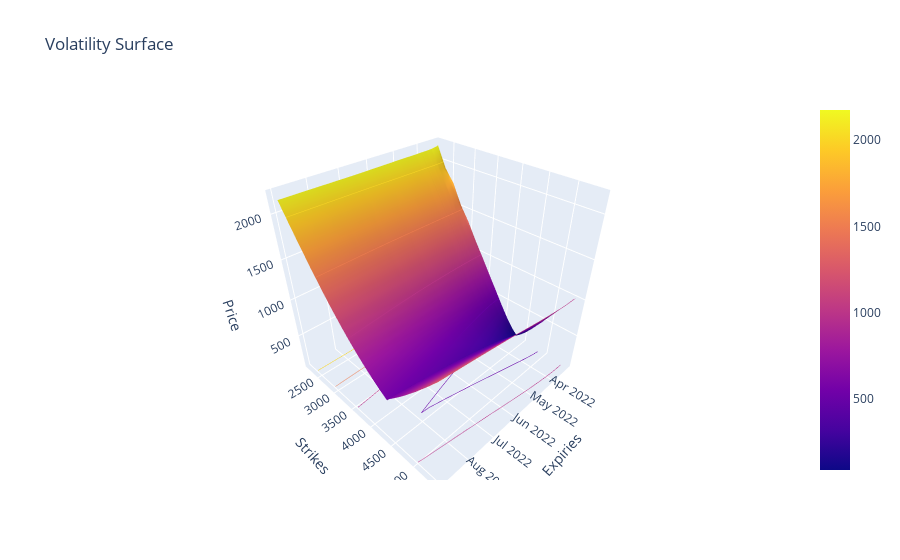
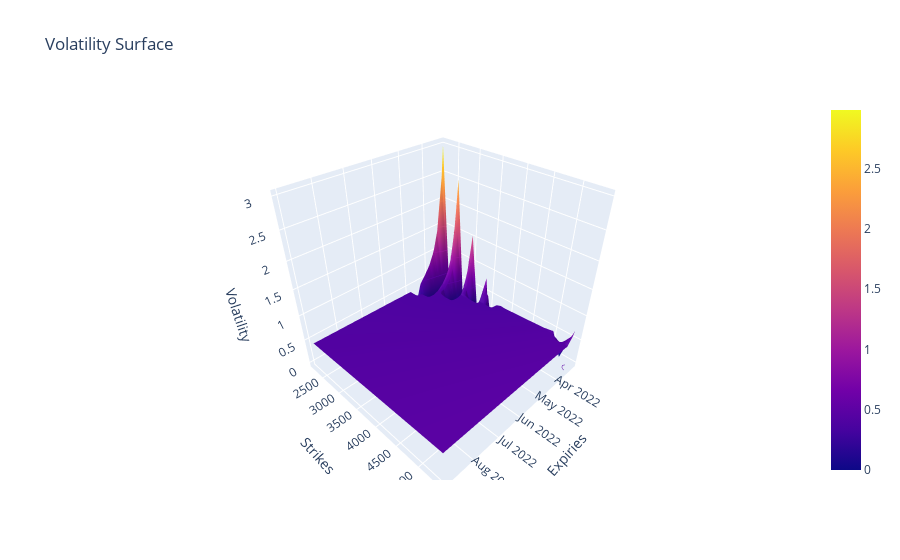

Notebook code for these charts, in order:
### Code cell
fig = plot_volatility_surface(
	time=time,
	volatility_surface=spx_vs,
	quantity_method="model_price",
	model=model,
	plot_parameters={"moneyness": False, "time_to_expiry": False, "log_moneyness": False, "mid_price": True},
	out_the_money=False,
)
fig.show()


fig = plot_volatility_surface(
	time=time,
	volatility_surface=spx_vs,
	quantity_method="model_pricing_implied_volatility",
	pricing_model=PricingModel(),
	model=model,
	plot_parameters={"moneyness": False, "time_to_expiry": False, "log_moneyness": False, "mid_price": True},
	out_the_money=False,
)
fig.show()

### Figure 1 — Plotly figure (JSON) as saved in the notebook; plotly's stock layout.template omitted (floating-point values rounded to 4 significant figures; data arrays with more than 128 entries replaced by an {"elided": "..."} marker saying what was removed)
{"data": [{"contours": {"z": {"highlightcolor": "limegreen", "project": {"z": true}, "show": true, "usecolormap": true}}, "type": "surface", "x": ["2022-03-09", "2022-03-11", "2022-03-18", "2022-03-23", "2022-03-25", "2022-03-30", "2022-03-31", "2022-04-01", "2022-04-08", "2022-04-14", "2022-04-22", "2022-04-29", "2022-05-20", "2022-05-31", "2022-06-17", "2022-06-30", "2022-07-15", "2022-07-29", "2022-08-31"], "y": [2200, 2400, 2600, 2800, 3000, 3200, 3400, 3500, 3600, 3700, 3800, 3850, 3900, 3950, 3975, 4000, 4025, 4040, 4050, 4060, 4070, 4075, 4080, 4090, 4100, 4110, 4120, 4125, 4130, 4140, 4150, 4160, 4170, 4175, 4180, 4190, 4200, 4210, 4220, 4225, 4230, 4240, 4250, 4260, 4270, 4275, 4280, 4290, 4300, 4310, 4320, 4325, 4330, 4340, 4350, 4360, 4370, 4375, 4380, 4390, 4400, 4410, 4420, 4425, 4430, 4440, 4450, 4460, 4470, 4475, 4480, 4490, 4500, 4510, 4525, 4550, 4600, 4650, 4700, 4800, 5000, 5200, 5400], "z": {"elided": "83x19 float values"}}], "layout": {"scene": {"aspectmode": "cube", "xaxis": {"title": {"text": "Expiries"}}, "yaxis": {"title": {"text": "Strikes"}}, "zaxis": {"title": {"text": "Price"}}}, "title": {"text": "Volatility Surface"}}}

### Figure 2 — Plotly figure (JSON) as saved in the notebook; plotly's stock layout.template omitted (floating-point values rounded to 4 significant figures; data arrays with more than 128 entries replaced by an {"elided": "..."} marker saying what was removed)
{"data": [{"contours": {"z": {"highlightcolor": "limegreen", "project": {"z": true}, "show": true, "usecolormap": true}}, "type": "surface", "x": ["2022-03-09", "2022-03-11", "2022-03-18", "2022-03-23", "2022-03-25", "2022-03-30", "2022-03-31", "2022-04-01", "2022-04-08", "2022-04-14", "2022-04-22", "2022-04-29", "2022-05-20", "2022-05-31", "2022-06-17", "2022-06-30", "2022-07-15", "2022-07-29", "2022-08-31"], "y": [2200, 2400, 2600, 2800, 3000, 3200, 3400, 3500, 3600, 3700, 3800, 3850, 3900, 3950, 3975, 4000, 4025, 4040, 4050, 4060, 4070, 4075, 4080, 4090, 4100, 4110, 4120, 4125, 4130, 4140, 4150, 4160, 4170, 4175, 4180, 4190, 4200, 4210, 4220, 4225, 4230, 4240, 4250, 4260, 4270, 4275, 4280, 4290, 4300, 4310, 4320, 4325, 4330, 4340, 4350, 4360, 4370, 4375, 4380, 4390, 4400, 4410, 4420, 4425, 4430, 4440, 4450, 4460, 4470, 4475, 4480, 4490, 4500, 4510, 4525, 4550, 4600, 4650, 4700, 4800, 5000, 5200, 5400], "z": {"elided": "83x19 float values"}}], "layout": {"scene": {"aspectmode": "cube", "xaxis": {"title": {"text": "Expiries"}}, "yaxis": {"title": {"text": "Strikes"}}, "zaxis": {"title": {"text": "Volatility"}}}, "title": {"text": "Volatility Surface"}}}
